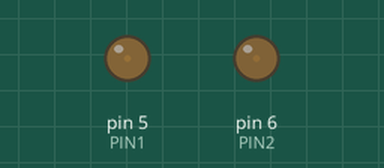
A sketch run on a simulated Arduino Uno, built with avr-gcc and run on an emulated ATmega328P. Parts: output pins drawn as LEDs (lit = HIGH).

Above: at 0.05 s.
At 2.25 s:
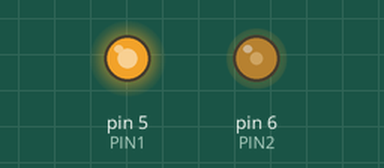
At 3.35 s:
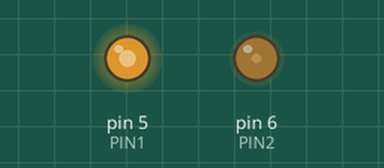
At 4.5 s:
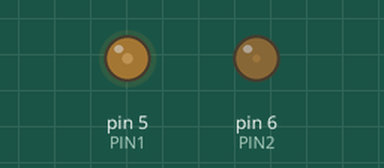
Timing chart, 0 to 6.6 s (numbered marks = the images above):
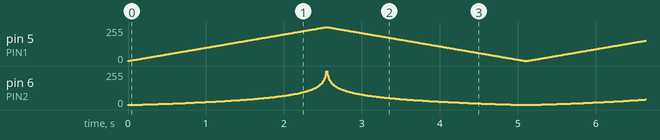

The sketch:

logpwm.ino
```cpp
#define PIN1 5 // пин со светодиодом 1
#define PIN2 6 // пин со светодиодом 2

int level = 0;      // уровень яркости
int levelStep = 1;  // шаг изменения уровня яркости

// таблица экспоненциальной коррекции яркости
const int logPwm[256] = {
  1,  1,  1,  1,  1,  1,  1,  1,  1,  1,  2,  2,  2,  2,  2,  3,
  3,  3,  3,  3,  4,  4,  4,  4,  4,  5,  5,  5,  5,  5,  6,  6,
  6,  6,  6,  7,  7,  7,  7,  7,  8,  8,  8,  8,  8,  9,  9,  9,
  9,  10, 10, 10, 10, 10, 11, 11, 11, 11, 12, 12, 12, 12, 13, 13,
  13, 13, 14, 14, 14, 14, 15, 15, 15, 15, 16, 16, 16, 16, 17, 17,
  17, 17, 18, 18, 18, 18, 19, 19, 19, 19, 20, 20, 20, 21, 21, 21,
  21, 22, 22, 22, 23, 23, 23, 24, 24, 24, 24, 25, 25, 25, 26, 26,
  26, 27, 27, 27, 28, 28, 28, 29, 29, 29, 30, 30, 30, 31, 31, 31,
  32, 32, 32, 33, 33, 34, 34, 34, 35, 35, 35, 36, 36, 37, 37, 37,
  38, 38, 39, 39, 40, 40, 40, 41, 41, 42, 42, 43, 43, 44, 44, 44,
  45, 45, 46, 46, 47, 47, 48, 48, 49, 49, 50, 51, 51, 52, 52, 53,
  53, 54, 55, 55, 56, 56, 57, 58, 58, 59, 59, 60, 61, 62, 62, 63,
  64, 64, 65, 66, 67, 67, 68, 69, 70, 71, 71, 72, 73, 74, 75, 76,
  77, 78, 79, 80, 81, 82, 83, 84, 85, 86, 88, 89, 90, 91, 93, 94,
  96, 97, 98, 100,102,103,105,107,109,111,113,115,117,120,122,125,
  127,130,134,137,141,145,149,154,159,165,173,181,191,204,223,255
};

void setup() {}

void loop() {
  level += levelStep;               // увеличиваем или уменьшаем яркость на один шаг
  if (level >= 255 || level <= 0)   // если яркость максимальная или минимальная
    levelStep *= -1;                // меняем направление изменения уровня яркости
  analogWrite(PIN1, level);         // ШИМ для светодиода 1
  analogWrite(PIN2, logPwm[level]); // ШИМ для светодиода 2
  delay(10);                        // ничего не делаем
}
```
